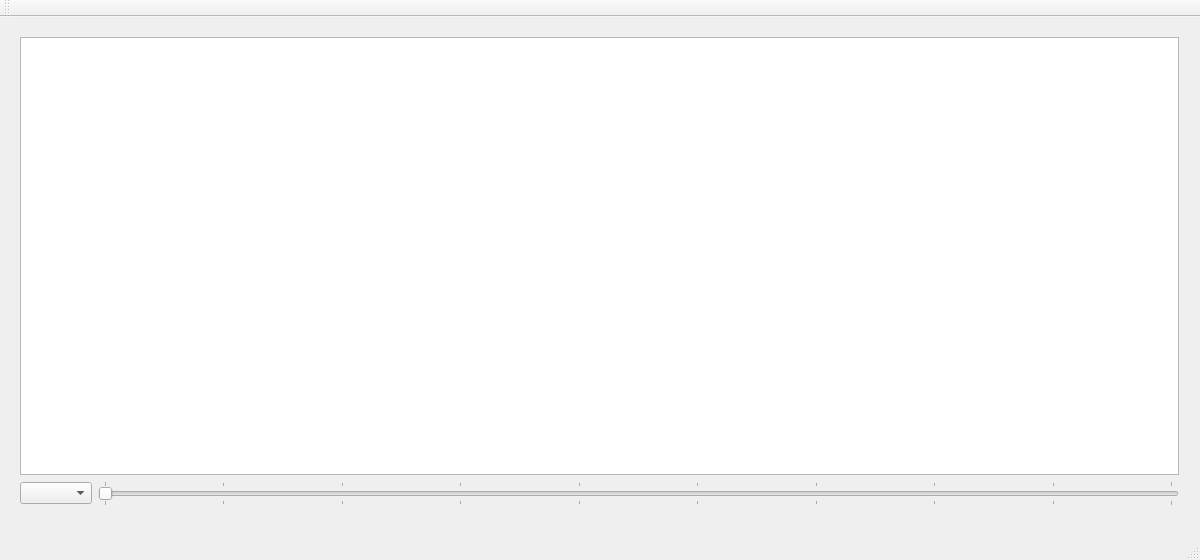
<?xml version="1.0" encoding="UTF-8"?>
<ui version="4.0">
 <class>MainWindow</class>
 <widget class="QMainWindow" name="MainWindow">
  <property name="geometry">
   <rect>
    <x>0</x>
    <y>0</y>
    <width>1200</width>
    <height>560</height>
   </rect>
  </property>
  <property name="windowTitle">
   <string>MainWindow</string>
  </property>
  <widget class="QWidget" name="centralWidget">
   <widget class="QWidget" name="verticalLayoutWidget">
    <property name="geometry">
     <rect>
      <x>9</x>
      <y>9</y>
      <width>1181</width>
      <height>491</height>
     </rect>
    </property>
    <layout class="QVBoxLayout" name="verticalLayout">
     <item>
      <widget class="QChartView" name="graphicsView">
       <property name="styleSheet">
        <string notr="true"/>
       </property>
       <property name="resizeAnchor">
        <enum>QGraphicsView::AnchorUnderMouse</enum>
       </property>
      </widget>
     </item>
     <item>
      <layout class="QHBoxLayout" name="horizontalLayout">
       <item>
        <widget class="QComboBox" name="cbDates">
         <property name="styleSheet">
          <string notr="true">foreground = qlineargradient(spread:pad, x1:0, y1:0, x2:1, y2:0, stop:0 rgba(0, 0, 0, 255), stop:1 rgba(255, 255, 255, 255));</string>
         </property>
        </widget>
       </item>
       <item>
        <widget class="QSlider" name="hsDays">
         <property name="minimum">
          <number>1</number>
         </property>
         <property name="maximum">
          <number>10</number>
         </property>
         <property name="pageStep">
          <number>12</number>
         </property>
         <property name="orientation">
          <enum>Qt::Horizontal</enum>
         </property>
         <property name="tickPosition">
          <enum>QSlider::TicksBothSides</enum>
         </property>
         <property name="tickInterval">
          <number>1</number>
         </property>
        </widget>
       </item>
      </layout>
     </item>
    </layout>
   </widget>
  </widget>
  <widget class="QMenuBar" name="menuBar">
   <property name="geometry">
    <rect>
     <x>0</x>
     <y>0</y>
     <width>1200</width>
     <height>21</height>
    </rect>
   </property>
  </widget>
  <widget class="QToolBar" name="mainToolBar">
   <attribute name="toolBarArea">
    <enum>TopToolBarArea</enum>
   </attribute>
   <attribute name="toolBarBreak">
    <bool>false</bool>
   </attribute>
  </widget>
  <widget class="QStatusBar" name="statusBar"/>
 </widget>
 <layoutdefault spacing="6" margin="11"/>
 <customwidgets>
  <customwidget>
   <class>QChartView</class>
   <extends>QGraphicsView</extends>
   <header>QtCharts</header>
  </customwidget>
 </customwidgets>
 <resources/>
 <connections/>
</ui>
